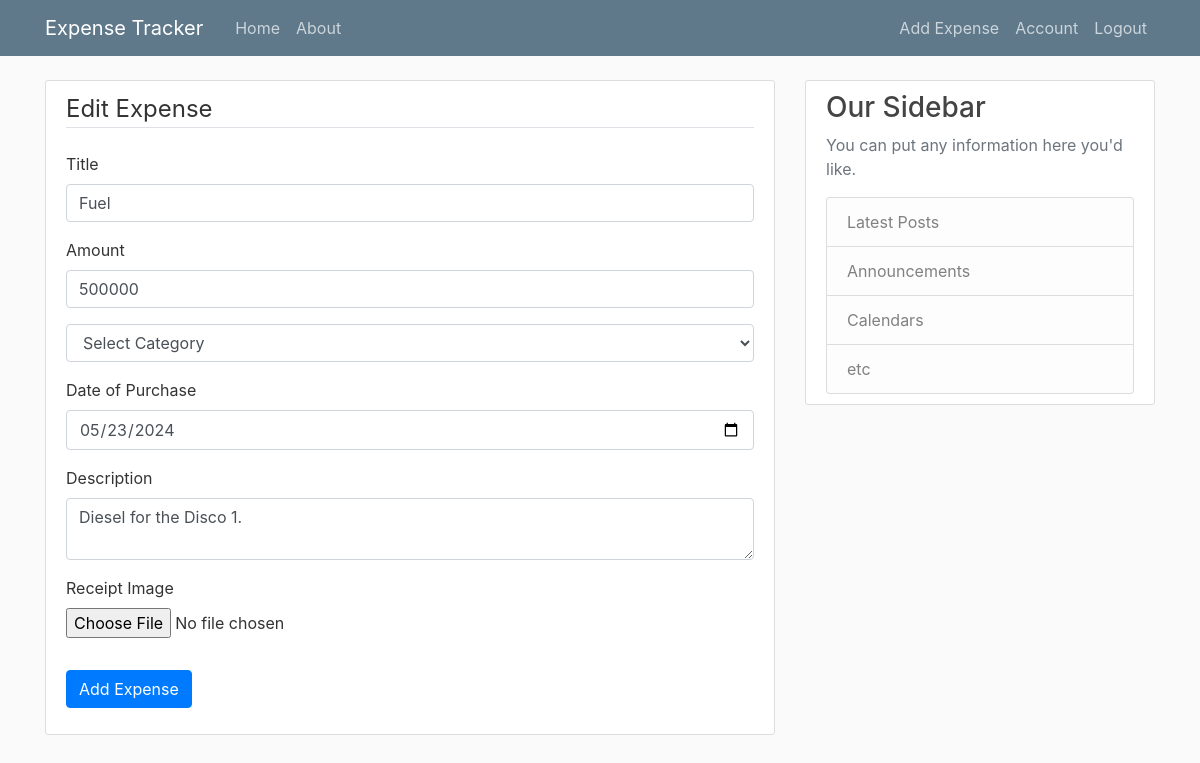
The app's page /expense/3/edit (signed in), older data.
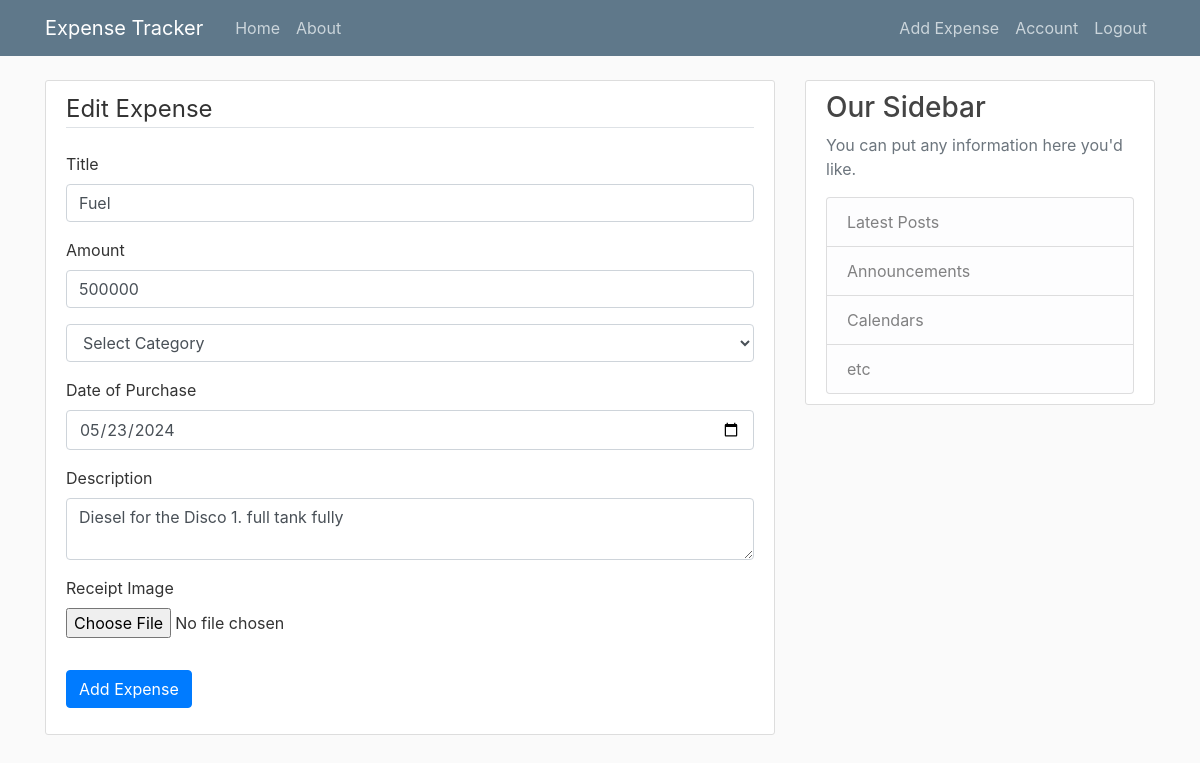
The same page, newer data.
### expense_app/models.py (models this page shows, shortened)
class Expenses(db.Model):
    id = db.Column(db.Integer, primary_key=True)
    title = db.Column(db.String(100), nullable=False)
    amount = db.Column(db.Integer, nullable=False)
    category = db.Column(db.String(50), nullable=False)
    date_of_purchase = db.Column(db.DateTime, nullable=False,
                                 default=datetime.utcnow)
    description = db.Column(db.Text)
    receipt_image = db.Column(db.String(20), nullable=False,
                           default='default_receipt.png')
    user_id = db.Column(db.Integer, db.ForeignKey('user.id'), nullable=False)

### expense_app/routes.py (the view)
@app.route("/expense/<int:expense_id>/edit", methods=['GET', 'POST'])
@login_required
def edit_expense(expense_id):
    expense = Expenses.query.get_or_404(expense_id)
    if expense.author != current_user:
        abort(403)
    form = ExpenseForm()
    if form.validate_on_submit():
        if form.picture.data:
            picture_file = save_receipt_picture(form.picture.data)
            expense.receipt_image = picture_file
        expense.title = form.title.data
        expense.amount = form.amount.data
        expense.category = form.category.data
        expense.date_of_purchase = form.date_of_purchase.data
        expense.description = form.description.data
        db.session.commit()
        flash('Your expense has been updated!', 'success')
        return redirect(url_for('home'))
    elif request.method == 'GET':
        form.title.data = expense.title
        form.amount.data = expense.amount
        form.category.data = expense.category
        form.date_of_purchase.data = expense.date_of_purchase
        form.description.data = expense.description
    return render_template('create_expense.html', title='Edit Expense', form=form, legend='Edit Expense')

### expense_app/forms.py
class ExpenseForm(FlaskForm):
    title = StringField('Title', validators=[DataRequired(), Length(max=100)])
    amount = IntegerField('Amount', validators=[DataRequired()])
    category = SelectField('Category', choices=[
        ('Miscellaneous', 'Miscellaneous'),
        ('Food', 'Food'),
        ('Transportation', 'Transportation'),
        ('Groceries', 'Groceries'),
        ('Clothing', 'Clothing'),
        ('Household', 'Household'),
        ('Rent', 'Rent'),
        ('Bills and Taxes', 'Bills and Taxes'),
        ('Vacations', 'Vacations')
    ], validators=[DataRequired()])
    date_of_purchase = DateField('Date of Purchase', format='%Y-%m-%d', validators=[DataRequired()])
    description = TextAreaField('Description')
    picture = FileField('Receipt Image', validators=[FileAllowed(['jpg', 'jpeg', 'png'], 'Images only!')])
    submit = SubmitField('Add Expense')

### expense_app/models.py (called while the page is built)
@login_manager.user_loader
def load_user(user_id):
    return User.query.get(int(user_id))

### expense_app/templates/create_expense.html (shortened to what this page needs)
{% extends "layout.html" %}
{% block content %}
    <div class="content-section">
        <form method="POST" action="" enctype="multipart/form-data">
            <fieldset class="form-group">
                <legend class="border-bottom mb-4">{{ legend }}</legend>
                <div class="form-group">
                    {{ form.title.label(class="form-control-label") }}
                    {% if form.title.errors %}
                        {{ form.title(class="form-control is-invalid") }}
                        <div class="invalid-feedback">
                            {% for error in form.title.errors %}
                                <span>{{ error }}</span>
                            {% endfor %}
                        </div>
                    {% else %}
                        {{ form.title(class="form-control") }}
                    {% endif %}
                </div>
                <div class="form-group">
                    {{ form.amount.label(class="form-control-label") }}
                    {% if form.amount.errors %}
                        {{ form.amount(class="form-control is-invalid") }}
                        <div class="invalid-feedback">
                            {% for error in form.amount.errors %}
                                <span>{{ error }}</span>
                            {% endfor %}
                        </div>
                    {% else %}
                        {{ form.amount(class="form-control") }}
                    {% endif %}
                </div>
                <div class="form-group">
                    <select name="category" id="category" class="form-control">
                        <option value="Miscellaneous" selected="selected">Select Category</option>
                    </select>
                </div>
                <div class="form-group">
                    {{ form.date_of_purchase.label(class="form-control-label") }}
                    {% if form.date_of_purchase.errors %}
                        {{ form.date_of_purchase(class="form-control is-invalid") }}
                        <div class="invalid-feedback">
                            {% for error in form.date_of_purchase.errors %}
                                <span>{{ error }}</span>
                            {% endfor %}
                        </div>
                    {% else %}
                        {{ form.date_of_purchase(class="form-control") }}
                    {% endif %}
                </div>
                <div class="form-group">
                    {{ form.description.label(class="form-control-label") }}
                    {% if form.description.errors %}
                        {{ form.description(class="form-control is-invalid") }}
                        <div class="invalid-feedback">
                            {% for error in form.description.errors %}
                                <span>{{ error }}</span>
                            {% endfor %}
                        </div>
                    {% else %}
                        {{ form.description(class="form-control") }}
                    {% endif %}
                </div>
                <div class="form-group">
                    {{ form.picture.label() }}
                    {{ form.picture(class="form-control-file") }}
                </div>
            </fieldset>
            <div class="form-group">
                <button type="submit" class="btn btn-primary">Add Expense</button>
            </div>
        </form>
    </div>
{% endblock %}

Row changes from the older to the newer data that the page shows:
changed Expenses "Fuel": description "Diesel for the Disco 1." → "Diesel for the Disco 1. full tank fully"
